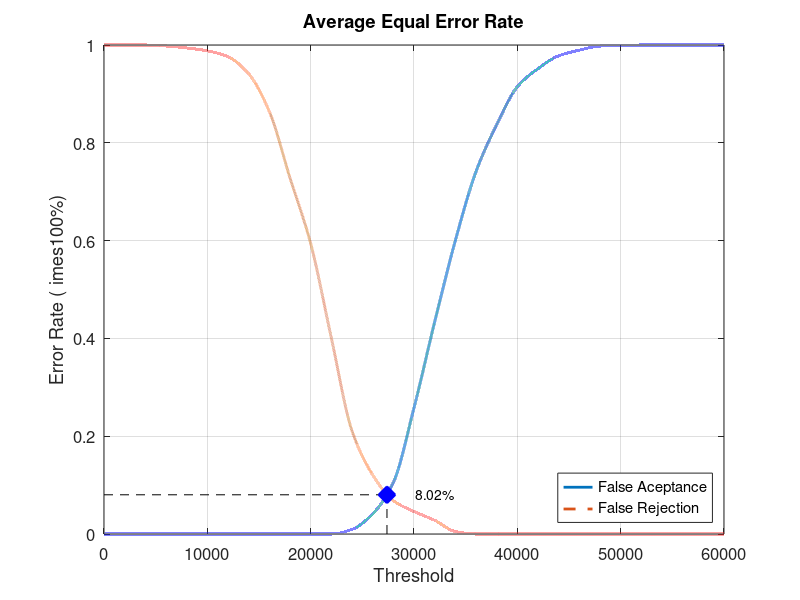
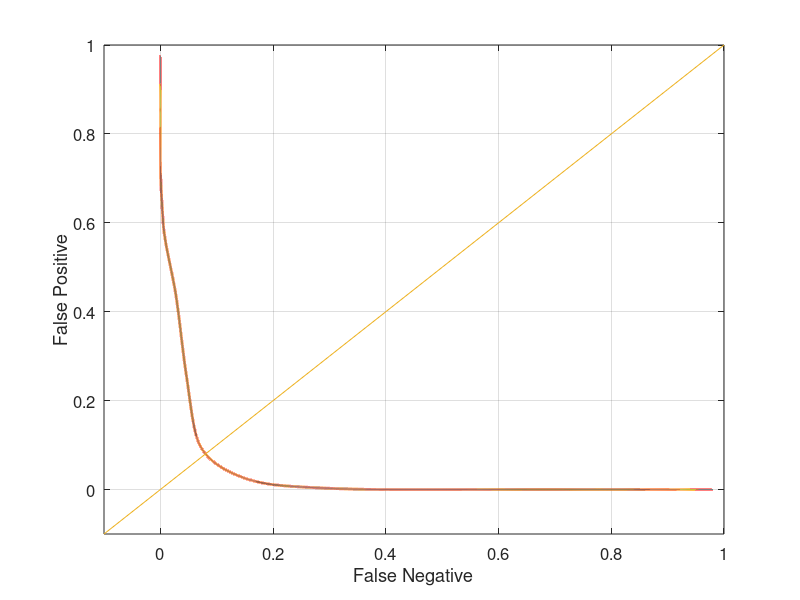

Write the MATLAB code that produced these figures, in order.
close all;
clear;
clc;
x = 0:2000:60000;
xq = 0:0.5:60000;

y0 = [0 0 0 0 0 0 0 0 0 0 0 0 0.00947368 0.0410526 0.105263 0.257895 0.433684 0.6 0.741053 0.836842 0.914737 0.951579 0.977895 0.989474 0.997895 0.998947 1 1 1 1 1]
yy0 = interp1(x, y0, xq, 'pchip');
y1 = [1 1 1 0.998 0.994 0.988 0.976 0.941 0.864 0.728 0.594 0.401 0.211 0.121 0.068 0.046 0.028 0.005 0 0 0 0 0 0 0 0 0 0 0 0 0]
yy1 = interp1(x, y1, xq, 'pchip');

% Calculating EER: 
y2 = abs(y0 - y1);
find(y2 == min(y2))
yy2 = abs(yy0 - yy1);
xEER = find(yy2 == min(yy2));
xEERIndex = xq(xEER) % X-axis EER
yEER = yy0(xEER) % Y-axis EER

main = figure
plot(xq, yy0,'-','LineWidth', 2);	hold on
plot(xq, yy1,'--','LineWidth', 2);	hold on
plot([xEERIndex xEERIndex], [0 yEER], 'k--');	hold on
plot([0 xEERIndex], [yEER yEER], 'k--');	hold on
plot(xEERIndex, yEER, 'bx', 'LineWidth', 10);	hold on
text(xEERIndex + 10 * xEERIndex / 100, yEER, [num2str(round((10000 * yEER)) / 100) '%'])
legend('False Aceptance', 'False Rejection', 'Location', 'SouthEast')
xlabel('Threshold')
ylabel('Error Rate (	imes100%)')
title('Average Equal Error Rate')
set(gca, 'FontSize', 12)
axis([0 60000 0 1])
grid on

print(main, 'Database4AverageMain', '-dpng');
FNRxFPR = figure('Color', [1 1 1]);
plot(yy1, yy0, '-', yy1, yy0, 'LineWidth', 2);
hold on
y = -0.1:0.1:1
plot(y, y); 
set(gca, 'FontSize', 12)
xlabel('False Negative')
ylabel('False Positive')
axis([-0.1 1 -0.1 1])
set(gca, 'FontSize', 12)
grid on

print(FNRxFPR, 'Database4AverageFNRxFPR','-dpng');
